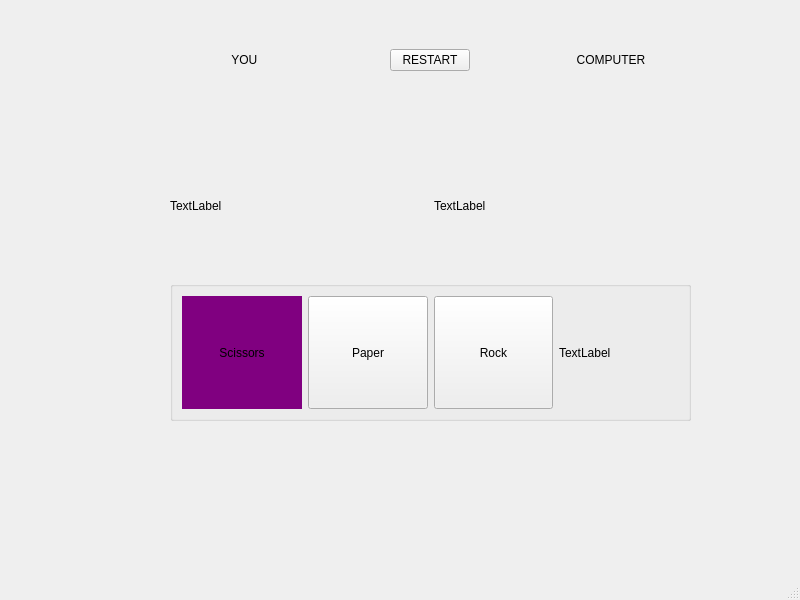
<?xml version="1.0" encoding="UTF-8"?>
<ui version="4.0">
 <class>MainWindowScissors</class>
 <widget class="QMainWindow" name="MainWindowScissors">
  <property name="geometry">
   <rect>
    <x>0</x>
    <y>0</y>
    <width>800</width>
    <height>600</height>
   </rect>
  </property>
  <property name="windowTitle">
   <string>MainWindowScissors</string>
  </property>
  <widget class="QWidget" name="centralwidget">
   <widget class="QWidget" name="verticalLayoutWidget">
    <property name="geometry">
     <rect>
      <x>170</x>
      <y>-10</y>
      <width>521</width>
      <height>431</height>
     </rect>
    </property>
    <layout class="QVBoxLayout" name="verticalLayout_2">
     <item>
      <layout class="QHBoxLayout" name="horizontalLayout_10">
       <item alignment="Qt::AlignHCenter">
        <widget class="QLabel" name="label_14">
         <property name="text">
          <string>           YOU                 </string>
         </property>
        </widget>
       </item>
       <item alignment="Qt::AlignHCenter">
        <widget class="QPushButton" name="pushButton">
         <property name="text">
          <string>RESTART</string>
         </property>
        </widget>
       </item>
       <item alignment="Qt::AlignHCenter">
        <widget class="QLabel" name="label_15">
         <property name="text">
          <string>     COMPUTER  </string>
         </property>
        </widget>
       </item>
      </layout>
     </item>
     <item>
      <layout class="QHBoxLayout" name="horizontalLayout_12">
       <item>
        <widget class="QLabel" name="label_17">
         <property name="text">
          <string>TextLabel</string>
         </property>
        </widget>
       </item>
       <item>
        <widget class="QLabel" name="label_18">
         <property name="text">
          <string>TextLabel</string>
         </property>
        </widget>
       </item>
      </layout>
     </item>
     <item>
      <widget class="QGroupBox" name="groupBox_2">
       <property name="title">
        <string/>
       </property>
       <layout class="QHBoxLayout" name="horizontalLayout_13">
        <item>
         <widget class="QPushButton" name="pushButton_7">
          <property name="sizePolicy">
           <sizepolicy hsizetype="Minimum" vsizetype="Preferred">
            <horstretch>0</horstretch>
            <verstretch>0</verstretch>
           </sizepolicy>
          </property>
          <property name="styleSheet">
           <string notr="true">QPushButton{
border-radius:70px;
background:purple;
}</string>
          </property>
          <property name="text">
           <string>Scissors</string>
          </property>
         </widget>
        </item>
        <item>
         <widget class="QPushButton" name="pushButton_8">
          <property name="sizePolicy">
           <sizepolicy hsizetype="Minimum" vsizetype="Preferred">
            <horstretch>0</horstretch>
            <verstretch>0</verstretch>
           </sizepolicy>
          </property>
          <property name="text">
           <string>Paper</string>
          </property>
         </widget>
        </item>
        <item>
         <widget class="QPushButton" name="pushButton_9">
          <property name="sizePolicy">
           <sizepolicy hsizetype="Minimum" vsizetype="Ignored">
            <horstretch>0</horstretch>
            <verstretch>0</verstretch>
           </sizepolicy>
          </property>
          <property name="text">
           <string>Rock</string>
          </property>
         </widget>
        </item>
        <item>
         <widget class="QLabel" name="label_16">
          <property name="text">
           <string>TextLabel</string>
          </property>
         </widget>
        </item>
       </layout>
      </widget>
     </item>
    </layout>
   </widget>
  </widget>
  <widget class="QMenuBar" name="menubar">
   <property name="geometry">
    <rect>
     <x>0</x>
     <y>0</y>
     <width>800</width>
     <height>22</height>
    </rect>
   </property>
  </widget>
  <widget class="QStatusBar" name="statusbar"/>
 </widget>
 <resources/>
 <connections/>
</ui>
